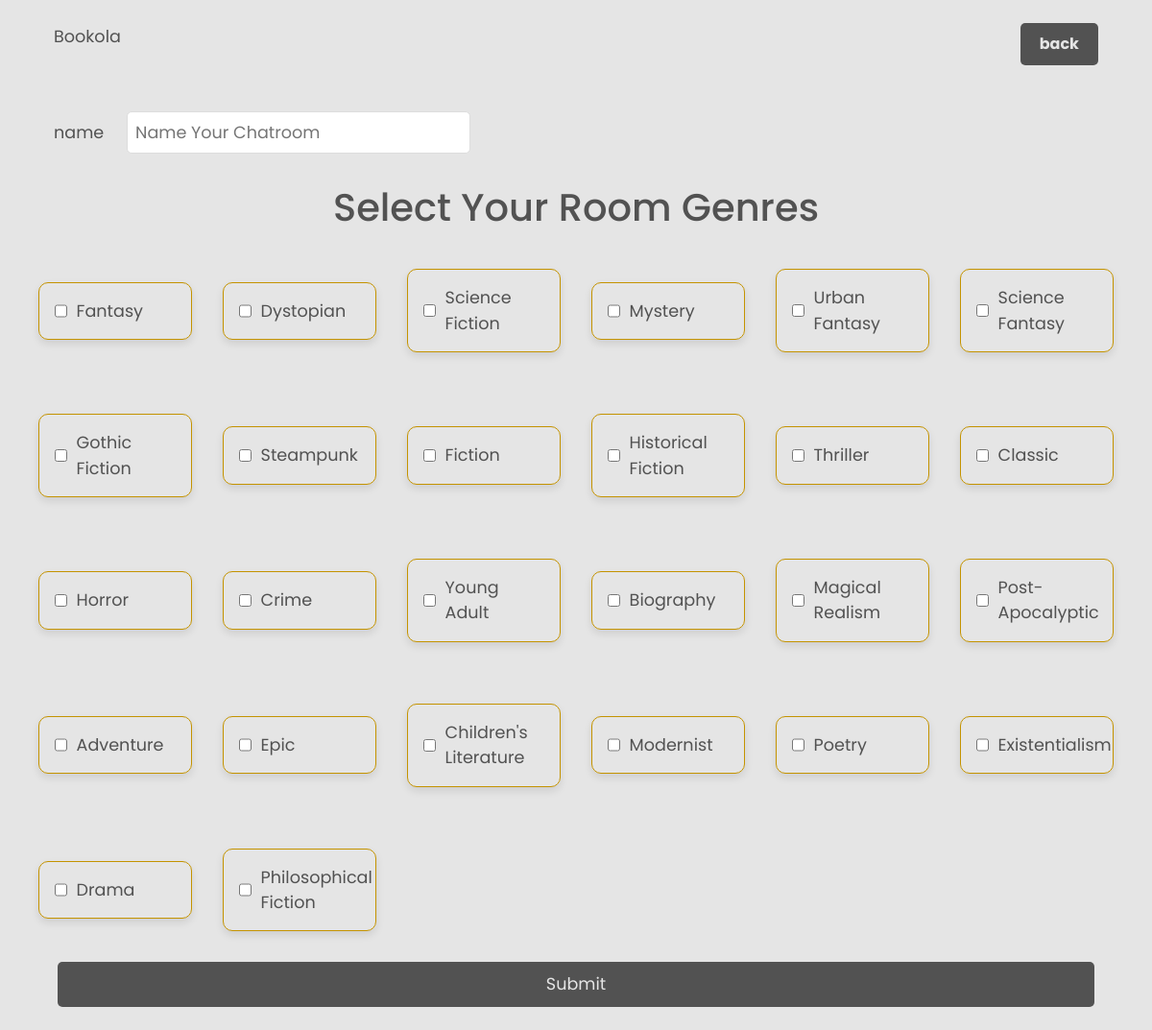
Page /create_chatroom (signed in) on the committed database.
### models/genre.py (models this page shows)
class Genre(Base, db.Model):
    __tablename__ = "genre"
    name = db.Column(db.String(60), nullable=False)
    description = db.Column(db.Text, nullable=False)
    img_url =  db.Column(db.Text, nullable=False)
    books = db.relationship("Book", backref="genre")
    communities = db.relationship(
        "Community",
        secondary=genre_communities,
        backref=db.backref("genre", lazy="dynamic"),
    )

### main.py (the view, shortened to what this page needs)
@app.route("/create_chatroom", methods=["GET", "POST", "DELETE", "PUT"])
@is_logged
def create_chatroom():
    all_genres = getAllFromDB(Genre)
    return render_template("create_chatroom.html", genres=all_genres)

### main.py (called while the page is built)
def getAllFromDB(model):
    return db.session.execute(db.select(model)).scalars().all()

@login_manager.user_loader
def load_user(user_id):
    return User.query.get(user_id)

def is_logged(function):
    @wraps(function)
    def wrapped(*args, **kwargs):
        if current_user.is_authenticated:
            return function(*args, **kwargs)
        else:
            return redirect(url_for("login"))
    return wrapped

### templates/create_chatroom.html
{% include "base.html" %} {% block styles %}
<link
  rel="stylesheet"
  type="text/css"
  href="{{ url_for('static', filename='css/create_chatroom.css') }}"
/>
{% endblock %} {% block content %}
<div class="top-desc">
  <p>Bookola</p>
  <a class="exit-btn" href="{{ url_for('select_chat') }}">back</a>
</div>
<form action="{{url_for('create_chatroom')}}" method="POST">
  <div class="info">
    <div>
      <label for="name">name</label>
      <input
        type="name"
        name="name"
        placeholder="Name Your Chatroom"
        id="name"
      />
    </div>
  </div>
  <div class="genre-tiles container-fluid">
    <div class="row">
      <div class="center">
        <h1>Select Your Room Genres</h1>
      </div>
      {% for genre in genres %}
      <div class="top-tile col-6 col-xs-2 col-sm-2 col-md-2">
        <div class="tile">
          <input
            type="checkbox"
            name=""
            id="tile{{loop.index}}"
            class="checkbox"
          />
          <label for="tile{{loop.index}}" class="tile-label"
            >{{genre.name}}</label
          >
        </div>
      </div>
      {% endfor %}
    </div>
  </div>
  <div class="submit-div">
    <button type="submit" class="submit">Submit</button>
  </div>
</form>
{% endblock %}

### templates/base.html (shortened to what this page needs)
<!DOCTYPE html>
<html lang="en">
  <head>
    <link
      href="https://cdn.jsdelivr.net/npm/bootstrap@5.3.2/dist/css/bootstrap.min.css"
      rel="stylesheet"
    />
    <link
      rel="stylesheet"
      href="https://cdn.jsdelivr.net/npm/bootstrap-icons@1.3.0/font/bootstrap-icons.css"
    />
    <link
      rel="stylesheet"
      type="text/css"
      href="{{ url_for('static', filename='css/base.css') }}"
    />
    <link
      rel="stylesheet"
      type="text/css"
      href="{{ url_for('static', filename='css/utilities.css') }}"
    />
  </head>
  <body>
  </body>
</html>

### static/css/base.css (style rules this page uses)
*, *::after, *::before { margin: 0; padding: 0; font-family: poppins; list-style: none; text-decoration: none; }
body { font-size: 85%; background-color: #e5e5e5; }
@media screen and (min-width: 901px) { body { font-size: 110%; } }

### static/css/create_chatroom.css (style rules this page uses)
body { padding: 1.5rem; background-color: #e5e5e5; color: #525252; }
.tile { display: flex; min-width: 10rem; margin: 2rem; padding: 1rem; border: 1px solid #c49300; border-radius: 10px; box-shadow: 0 4px 8px rgba(0, 0, 0, 0.1); overflow: hidden; transition: box-shadow 0.3s ease-in-out; }
.top-tile { display: flex; justify-content: center; align-items: center; }
.checkbox { margin-right: 0.6rem; }
.tile-label { transition: color 0.3s ease-in-out; }
#name, #any-join { padding: 0.5rem; border: 1px solid #ddd; border-radius: 5px; margin-left: 1.2rem; color: #252323; }
.info { display: flex; align-items: center; }
.info div { margin: 2rem; }
.submit-div { display: flex; justify-content: center; align-items: center; }
.submit { background-color: #525252; color: #e5e5e5; padding: 10px; border: none; border-radius: 5px; cursor: pointer; min-width: 90vw; transition: background-color 0.3s ease-in-out; }
.top-desc { display: flex; justify-content: space-between; align-items: center; padding: 0 2rem; margin-bottom: 1rem; }
.exit-btn { display: inline-block; padding: 10px 20px; font-size: 16px; font-weight: bold; text-align: center; text-decoration: none; border-radius: 5px; transition: background-color 0.3s, color 0.3s, transform 0.3s; }
.exit-btn { background-color: #525252; color: #e5e5e5; }
.center { display: flex; justify-content: center; align-items: center; }

### rows in the picture
Genre: name "Fantasy"
Genre: name "Dystopian"
Genre: name "Science Fiction"
Genre: name "Mystery"
Genre: name "Urban Fantasy"
Genre: name "Science Fantasy"
Genre: name "Gothic Fiction"
Genre: name "Steampunk"
Genre: name "Fiction"
Genre: name "Historical Fiction"
Genre: name "Thriller"
Genre: name "Classic"
Genre: name "Horror"
Genre: name "Crime"
Genre: name "Young Adult"
Genre: name "Biography"
Genre: name "Magical Realism"
Genre: name "Post-Apocalyptic"
Genre: name "Adventure"
Genre: name "Epic"
Genre: name "Children's Literature"
Genre: name "Modernist"
Genre: name "Poetry"
Genre: name "Existentialism"
Genre: name "Drama"
Genre: name "Philosophical Fiction"
